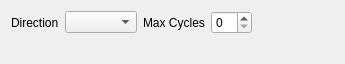
              <widget class="QWidget" name="pageReactionPath">
               <property name="geometry">
                <rect>
                 <x>0</x>
                 <y>0</y>
                 <width>345</width>
                 <height>64</height>
                </rect>
               </property>
               <attribute name="label">
                <string>Reaction Path</string>
               </attribute>
               <layout class="QVBoxLayout" name="verticalLayout_38">
                <item>
                 <layout class="QHBoxLayout" name="horizontalLayout_3">
                  <item>
                   <widget class="QLabel" name="label_55">
                    <property name="text">
                     <string>Direction</string>
                    </property>
                   </widget>
                  </item>
                  <item>
                   <widget class="QComboBox" name="rpath_direction"/>
                  </item>
                  <item>
                   <widget class="QLabel" name="label_57">
                    <property name="text">
                     <string>Max Cycles</string>
                    </property>
                   </widget>
                  </item>
                  <item>
                   <widget class="QSpinBox" name="rpath_max_cycles"/>
                  </item>
                  <item>
                   <spacer name="horizontalSpacer_19">
                    <property name="orientation">
                     <enum>Qt::Horizontal</enum>
                    </property>
                    <property name="sizeHint" stdset="0">
                     <size>
                      <width>40</width>
                      <height>20</height>
                     </size>
                    </property>
                   </spacer>
                  </item>
                 </layout>
                </item>
                <item>
                 <spacer>
                  <property name="orientation">
                   <enum>Qt::Vertical</enum>
                  </property>
                  <property name="sizeHint" stdset="0">
                   <size>
                    <width>20</width>
                    <height>40</height>
                   </size>
                  </property>
                 </spacer>
                </item>
               </layout>
              </widget>
